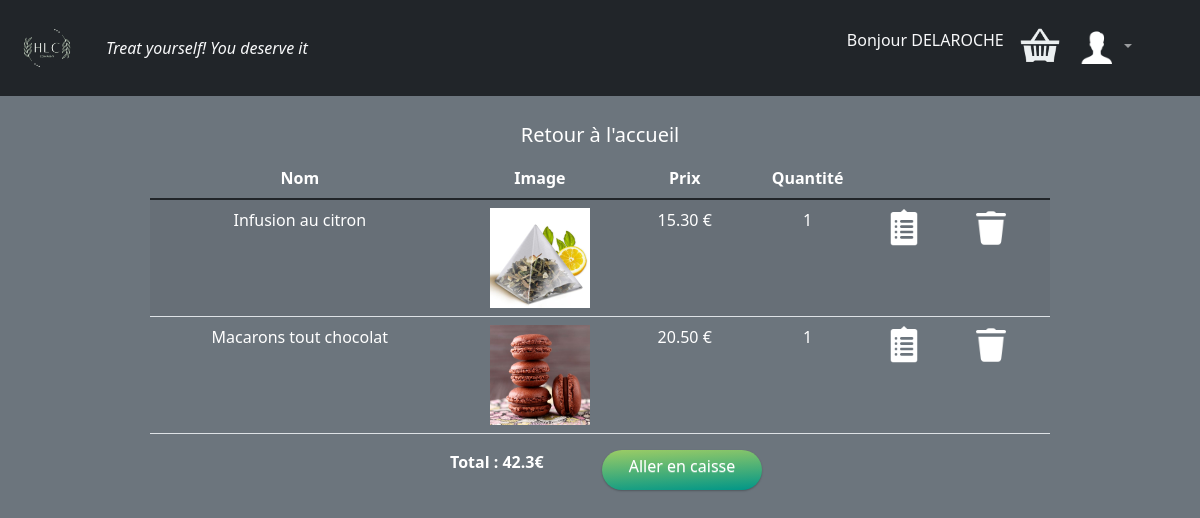
Screenshot of /index.php?action=bag (signed in) with the database file from the repository.
### tables this page shows
CREATE TABLE IF NOT EXISTS `orderitems` (
  `id` int(11) NOT NULL AUTO_INCREMENT,
  `order_id` int(11) NOT NULL,
  `product_id` int(11) NOT NULL,
  `quantity` int(11) NOT NULL,
  PRIMARY KEY (`id`)
);

CREATE TABLE IF NOT EXISTS `products` (
  `id` int(11) NOT NULL AUTO_INCREMENT,
  `cat_id` tinyint(4) NOT NULL,
  `name` varchar(150) NOT NULL,
  `description` text NOT NULL,
  `image` varchar(30) NOT NULL,
  `price` decimal(5,2) NOT NULL,
  `quantity` int(3) NOT NULL,
  PRIMARY KEY (`id`)
);

CREATE TABLE IF NOT EXISTS `orders` (
  `id` int(20) NOT NULL AUTO_INCREMENT,
  `customer_id` int(11) DEFAULT NULL,
  `registered` int(11) NOT NULL,
  `delivery_add_id` int(11) DEFAULT NULL,
  `payment_type` varchar(6) DEFAULT NULL,
  `date` date DEFAULT NULL,
  `status` tinyint(4) NOT NULL,
  `session` varchar(100) NOT NULL,
  `total` float DEFAULT NULL,
  PRIMARY KEY (`id`)
);

### controllers/c_bag.php (called while the page is built, shortened)
<?php
    $idSession = $_SESSION['id'];
?>
<?php
    $orderItemModel = new OrderItemManager(true);
    $orderModel = new OrderManager(true);
    $productModel = new ProductsManager(true);
    if(isset($_COOKIE['customer_id']))
    {
        $idCustomer = $_COOKIE['customer_id'];
        $listOrders = $orderModel->getCurrentOrderByCustomerId($idCustomer);
    }
    else
    {
        $idCustomer = null;
        $listOrders = $orderModel->getOrderByIdAndCustomer($idSession,$idCustomer);
    }
    if(isset($_SESSION["SESS_ORDERNUM"]))
    {
        $listItems = $orderItemModel->getOrderItemByOrderId($_SESSION["SESS_ORDERNUM"]);
        $order = $orderModel->getOrderById($_SESSION["SESS_ORDERNUM"]);
    }
?>
<?php
    require_once(VIEWS_PATH.'bag.php');
?>

### models/m_ordersItem.php (called while the page is built, shortened)
<?php
    require_once(CLASSES_PATH.'Orderitem.php');
?>
<?php
    class OrderItemManager extends Model
    {
        public function getOrderItemByOrderId($order_id)
        {
            $listItems = [];
            $query = "SELECT * from OrderItems where order_id=?";
            $ordersResult = $this->queryAll($query,[$order_id]);
            foreach($ordersResult as $orderRes)
            {
                $order = new Orderitem($orderRes['id'],$orderRes['order_id'],$orderRes['product_id'],$orderRes['quantity']);
                $listItems[] = $order;
            }
            return $listItems;
        }
    }
?>

### models/m_connection.php (called while the page is built)
<?php
class Connection
{
    private $_db = null;
    private static $_instance = null;
    private function __construct()
    {
        $this->_db = new PDO("mysql:host=".DB_HOST.";dbname=".DB_NAME,DB_USER, DB_PASSWORD);
        $this->_db->setAttribute(PDO::ATTR_ERRMODE, PDO::ERRMODE_EXCEPTION);
        $this->_db->exec('SET CHARACTER SET utf8');
    }
    public static function getInstance()
    {
        if(is_null(self::$_instance))
        {
            self::$_instance = new Connection();
        }
        return self::$_instance;
    }
    public function getDb()
    {
        return $this->_db;
    }
}
?>

### models/m_model.php (called while the page is built, shortened)
<?php
    abstract class Model
    {
        private function _query($sql, $args=null)
        {
            if($args == null)
            {
                $pdos = Connection::getInstance()->getDb()->query($sql);
            }
            else
            {
                $pdos = Connection::getInstance()->getDb()->prepare($sql);
                $pdos->execute($args);
            }
            return $pdos;
        }
        public function queryRow($sql, $args=null)
        {
            try
            {
                $pdos = $this->_query($sql, $args);
                $result = $pdos->fetch();
            }
            catch (PDOException $e)
            {
                $this->_error = ($e->getMessage());
            }
            return $result;
        }
        public function queryAll($sql, $args=null)
        {
            try
            {
                $pdos = $this->_query($sql, $args);
                $results = $pdos->fetchAll(PDO::FETCH_ASSOC);
            }
            catch (PDOException $e)
            {
                $this->_error = ($e->getMessage());
            }
            return $results;
        }
    }
?>

### models/m_orders.php (called while the page is built, shortened)
<?php
    require_once(CLASSES_PATH.'Order.php');
?>
<?php
    class OrderManager extends Model
    {
        public function getOrderById($id)
        {
            $query = "SELECT * from Orders where id=?";
            $orderResult = $this->queryRow($query,[$id]);
            if($orderResult == null)
            {
                return null;
            }
            else
            {
                $order = new Order($orderResult['id'],$orderResult['customer_id'],$orderResult['registered'],$orderResult['delivery_add_id'],$orderResult['payment_type'],
                $orderResult['date'],$orderResult['status'],$orderResult['session'],$orderResult['total']);
                return $order;
            }
        }
        public function getCurrentOrderByCustomerId($idCustomer)
        {
            $query = "SELECT * from Orders where status=0 and customer_id=?";
            $orderResult = $this->queryRow($query,[$idCustomer]);
            if($orderResult == null)
            {
                return null;
            }
            else
            {
                $order = new Order($orderResult['id'],$orderResult['customer_id'],$orderResult['registered'],$orderResult['delivery_add_id'],$orderResult['payment_type'],
                $orderResult['date'],$orderResult['status'],$orderResult['session'],$orderResult['total']);
                return $order;
            }
        }
    }
?>

### classes/Orderitem.php (called while the page is built, shortened)
<?php
class OrderItem
{
    private $_id;
    private $_product_id;
    private $_quantity;
    function __construct($id, $order_id, $product_id,$quantity)
    {
        $this->_id = $id;
        $this->_product_id = $product_id;
        $this->_quantity = $quantity;
    }
    public function get_id()
    {
        return $this->_id;
    }
    public function get_product_id()
    {
        return $this->_product_id;
    }
    public function get_quantity()
    {
        return $this->_quantity;
    }
}
?>

### models/m_products.php (called while the page is built, shortened)
<?php
    require_once(CLASSES_PATH.'Product.php');
?>
<?php
    class ProductsManager extends Model
    {
        public function getProductsById($id)
        {
            $query = "SELECT * FROM products WHERE id = ?";
            $product = $this->queryRow($query,[$id]);
            $product = new Product($product['id'],
                $product['cat_id'],
                $product['name'],
                $product['description'],
                $product['image'],
                $product['price'],
                $product['quantity']);
            return $product;
        }
    }
?>

### classes/Product.php (called while the page is built, shortened)
<?php
class Product
{
    private $_id;
    private $_name;
    private $_image;
    private $_price;
    private $_quantity;
    public function __construct($id,$cat_id,$name,$description,$image,$price,$quantity)
    {
        $this->_id = $id;
        $this->_name = $name;
        $this->_image = $image;
        $this->_price = $price;
        $this->_quantity = $quantity;
    }
    public function get_id()
    {
        return $this->_id;
    }
    public function get_name()
    {
        return $this->_name;
    }
    public function get_image()
    {
        return $this->_image;
    }
    public function get_price()
    {
        return $this->_price;
    }
    public function get_quantity()
    {
        return $this->_quantity;
    }
}
?>

### classes/Order.php (called while the page is built, shortened)
<?php
class Order
{
    private $_total;
    public function __construct($id,$customer_id,$registered,$delivery_add_id,$payment_type,$date,$status,$session, $total)
    {
        $this->_total = $total;
    }
    public function get_total()
    {
        return $this->_total;
    }
}
?>

### views/v_bag.php (the view, shortened to what this page needs)
<body style="overflow-x: hidden;color:white !important;" class="bg-secondary">
<br/>
<center><a class="bttn-stretch bttn-md bttn-default text-center text-decoration-none" href="index.php?action=home">Retour à l'accueil</a></center>
<?php
    if(count($listItems)!=0)
    {?>
<div class="d-flex justify-content-center">
    <table class="table table-striped w-75 mt-2">
        <thead>
            <tr>
                <th scope="col" class="text-white text-center">Nom</th>
                <th scope="col" class="text-white text-center">Image</th>
                <th scope="col" class="text-white text-center">Prix</th>
                <th scope="col" class="text-white text-center">Quantité</th>
            </tr>
        </thead>
        <tbody>
    <?php
    }
?>
        <?php
            if(count($listItems)!=0)
            {
                foreach ($listItems as $item) {
                    $idItem = $item->get_product_id();
                    $product = $productModel->getProductsById($idItem);
        ?>
                <tr>
                    <td class="text-white text-center"><?=$product->get_name()?></td>
                    <td class="text-center"><img src="<?=PRODUCT_IMAGES?><?=$product->get_image()?>" alt="" width="100" height="100"/></td>
                    <td class="text-white text-center"><?=$product->get_price().' €'?></td>
                    <td class="text-white text-center">
                        <?=($product->get_quantity()==0 ? 'Sold out' : $item->get_quantity())?>
                    </td>
                    <td><a href="index.php?action=seeProduct&id=<?=$product->get_id()?>"><img src="<?=OTHER_IMAGES.'details.png'?>" width="40" height="40"/></a></td>
                    <td>
                        <?php
                            if($product->get_quantity()!=0)
                            {
                                ?>
                                <a id="product<?=$product->get_id()?>" href="index.php?action=delete&orderItemId=<?=$item->get_id()?>">
                                <img src="<?=OTHER_IMAGES.'remove.png'?>" width="40" height="40"/>
                                </a>
                                <?php
                            }
                        ?>
                    </td>
                </tr>
            <?php
                }?>
                </tbody>
                </table>
                </div>
                <?php
                if(isset($_SESSION["SESS_ORDERNUM"]))
                {?>
                    <div class="mx-auto w-25">
                    <div class="row">
                    <p class="col fw-bold"><?="Total : ".$order->get_total()."€"?></p>
                    <a class="col bttn-gradient bttn-sm bttn-success text-decoration-none w-50 text-center" href='index.php?action=addressesChoice'>Aller en caisse</a>
                    </div>
                    </div>
                <?php
                }
            ?>
            <?php
            }
            else
            {?>
                <p class="display-3 text-center">Panier vide</p>
                </div>
            <?php
            }
            ?>

### resources/styles/s_bttn.css (style rules this page uses)
.bttn-default { color: #fff; }
.bttn-primary, .bttn, .bttn-lg, .bttn-md, .bttn-sm, .bttn-xs { color: #1d89ff; }
.bttn-success { color: #28b78d; }
.bttn, .bttn-lg, .bttn-md, .bttn-sm, .bttn-xs { margin: 0; padding: 0; border-width: 0; border-color: transparent; background: transparent; font-weight: 400; cursor: pointer; position: relative; }
.bttn-md { font-size: 20px; font-family: inherit; padding: 5px 12px; }
.bttn-sm { padding: 4px 10px; font-size: 16px; font-family: inherit; }
.bttn-simple, .bttn-gradient { margin: 0; padding: 0; border-width: 0; border-color: transparent; background: transparent; font-weight: 400; cursor: pointer; position: relative; font-size: 20px; font-family: inherit; padding: 5px 12px; overflow: hidden; border-width: 0; border-radius: 4px; background: rgba(255, 255, 255, 0.4); color: #fff; -webkit-transition: all 0.3s cubic-bezier(0.02, 0.01, 0.47, 1); transition: all 0.3s cubic-bezier(0.02, 0.01, 0.47, 1); }
.bttn-simple.bttn-sm, .bttn-gradient.bttn-sm { padding: 4px 10px; font-size: 16px; font-family: inherit; }
.bttn-simple.bttn-success, .bttn-gradient.bttn-success { background: #28b78d; }
.bttn-gradient { border-radius: 100px; background-image: -webkit-gradient(linear, left top, left bottom, color-stop(0, #fff), color-stop(1, #d6e3ff)); background-image: -webkit-linear-gradient(top, #fff 0%, #d6e3ff 100%); background-image: linear-gradient(to bottom, #fff 0%, #d6e3ff 100%); background-image: -webkit-linear-gradient(93deg, #d6e3ff 0%, #fff 100%); box-shadow: 0 1px 2px rgba(0, 0, 0, 0.25); color: #1d89ff; text-shadow: 0 1px 0 rgba(255, 255, 255, 0.25); }
.bttn-gradient.bttn-success { background-image: -webkit-gradient(linear, left top, left bottom, color-stop(0, #9ccc65), color-stop(1, #009688)); background-image: -webkit-linear-gradient(top, #9ccc65 0%, #009688 100%); background-image: linear-gradient(to bottom, #9ccc65 0%, #009688 100%); background-image: -webkit-linear-gradient(93deg, #009688 0%, #9ccc65 100%); color: #fff; }
.bttn-stretch { margin: 0; padding: 0; border-width: 0; border-color: transparent; background: transparent; font-weight: 400; cursor: pointer; position: relative; font-size: 20px; font-family: inherit; padding: 5px 12px; overflow: hidden; border-width: 0; border-radius: 0; background: transparent; color: #fff; letter-spacing: 0; -webkit-transition: all 0.2s cubic-bezier(0.02, 0.01, 0.47, 1); transition: all 0.2s cubic-bezier(0.02, 0.01, 0.47, 1); }
.bttn-stretch:after, .bttn-stretch:before { position: absolute; left: 0; width: 100%; height: 1px; background: currentColor; content: ''; opacity: 0.65; -webkit-transition: all 0.2s cubic-bezier(0.02, 0.01, 0.47, 1); transition: all 0.2s cubic-bezier(0.02, 0.01, 0.47, 1); -webkit-transform: scaleX(0); transform: scaleX(0); }
.bttn-stretch:after { top: 0; }
.bttn-stretch:before { bottom: 0; }
.bttn-stretch.bttn-md { font-size: 20px; font-family: inherit; padding: 5px 12px; }
.bttn-stretch.bttn-default { color: #fff; }

### resources/styles/s_stylesLAU_CONT.css (style rules this page uses)
* { margin: 0px; padding: 0px; }

### rows the page displays
orderitems: product.name "Infusion au citron", product.image (picture), product.price "15.30", quantity "1"
orderitems: product.name "Macarons tout chocolat", product.image (picture), product.price "20.50", quantity "1"
orders: total "42.3"

### other values shown
$_COOKIE['username'] "DELAROCHE"
